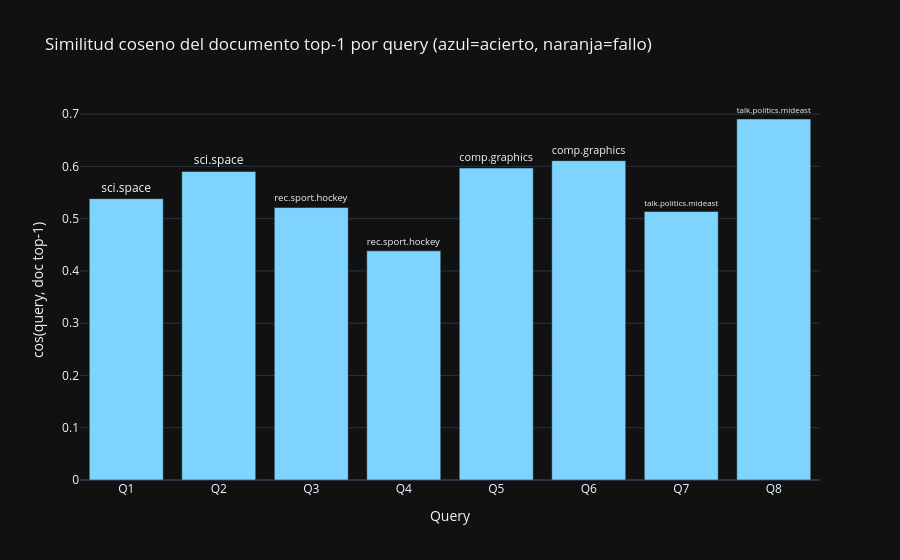

Source (notebook cell):
### Markdown cell above
## 📊 6 · Visualización

Similitud coseno del top-1 por query, coloreada por acierto/fallo.

### Code cell
# 6 · Distribución de similitudes top-1 (recuperado correcto vs incorrecto)
sims_ok, sims_bad = [], []
for q, esperado in EVAL:
    top1 = buscar(q, k=1)[0]
    (sims_ok if top1['categoria'] == esperado else sims_bad).append(top1['score'])

fig = go.Figure()
fig.add_trace(go.Bar(x=[f'Q{i+1}' for i in range(len(EVAL))],
                     y=[buscar(q, 1)[0]['score'] for q, _ in EVAL],
                     marker_color=[PRIMARY if buscar(q,1)[0]['categoria']==e else ACCENT
                                   for q, e in EVAL],
                     text=[buscar(q,1)[0]['categoria'] for q,_ in EVAL], textposition='outside'))
fig.update_layout(title='Similitud coseno del documento top-1 por query (azul=acierto, naranja=fallo)',
                  yaxis_title='cos(query, doc top-1)', xaxis_title='Query', showlegend=False)
fig.show()
print('Similitud media en aciertos:', round(np.mean(sims_ok), 3) if sims_ok else 'n/a')

### Figure 1 — Plotly figure (JSON) as saved in the notebook; plotly's stock layout.template omitted (floating-point values rounded to 4 significant figures)
{"data": [{"marker": {"color": ["#7fd4ff", "#7fd4ff", "#7fd4ff", "#7fd4ff", "#7fd4ff", "#7fd4ff", "#7fd4ff", "#7fd4ff"]}, "text": ["sci.space", "sci.space", "rec.sport.hockey", "rec.sport.hockey", "comp.graphics", "comp.graphics", "talk.politics.mideast", "talk.politics.mideast"], "textposition": "outside", "type": "bar", "x": ["Q1", "Q2", "Q3", "Q4", "Q5", "Q6", "Q7", "Q8"], "y": [0.5382, 0.5904, 0.5212, 0.4384, 0.5969, 0.611, 0.5137, 0.6906]}], "layout": {"showlegend": false, "title": {"text": "Similitud coseno del documento top-1 por query (azul=acierto, naranja=fallo)"}, "xaxis": {"title": {"text": "Query"}}, "yaxis": {"title": {"text": "cos(query, doc top-1)"}}}}
